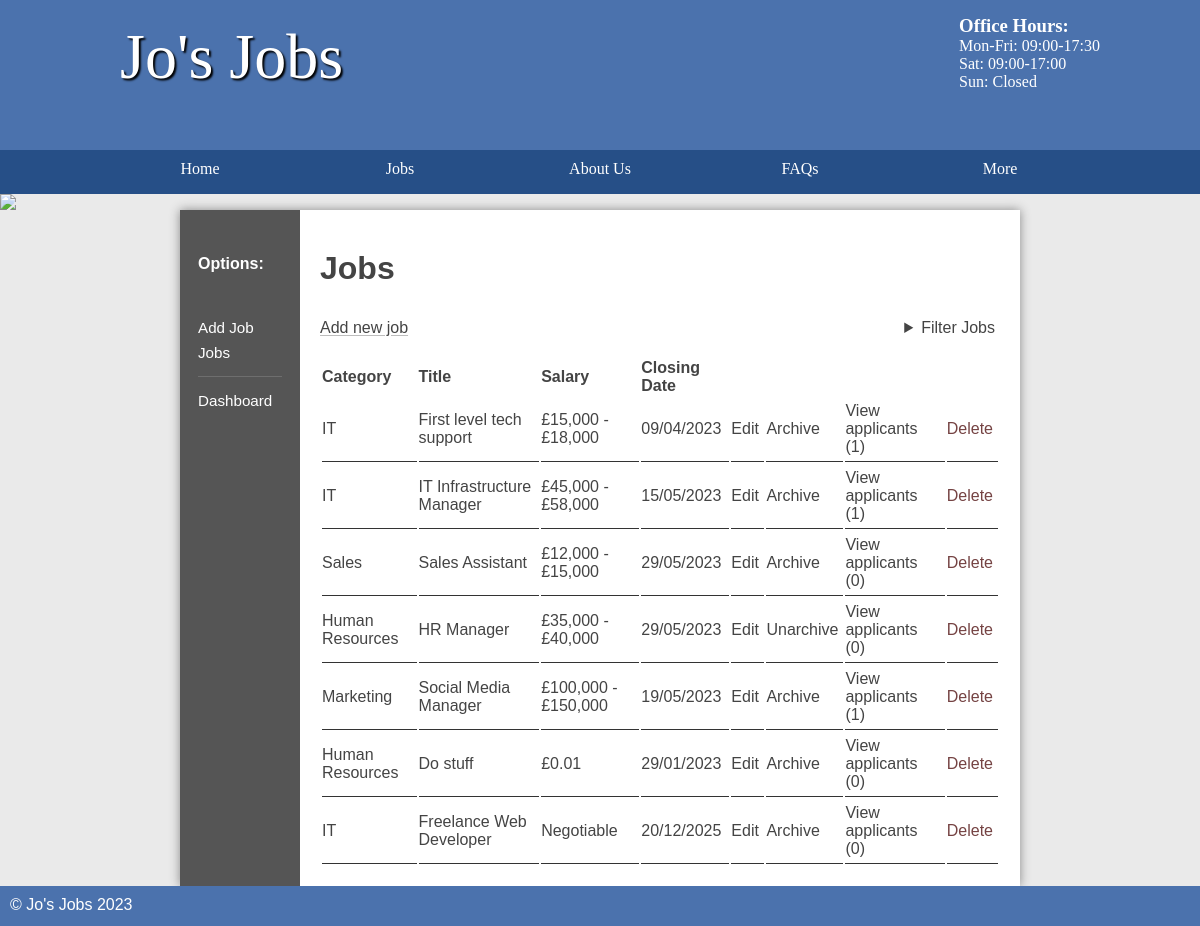
Before: /jobs/public/index.php (signed in) with the older database file.
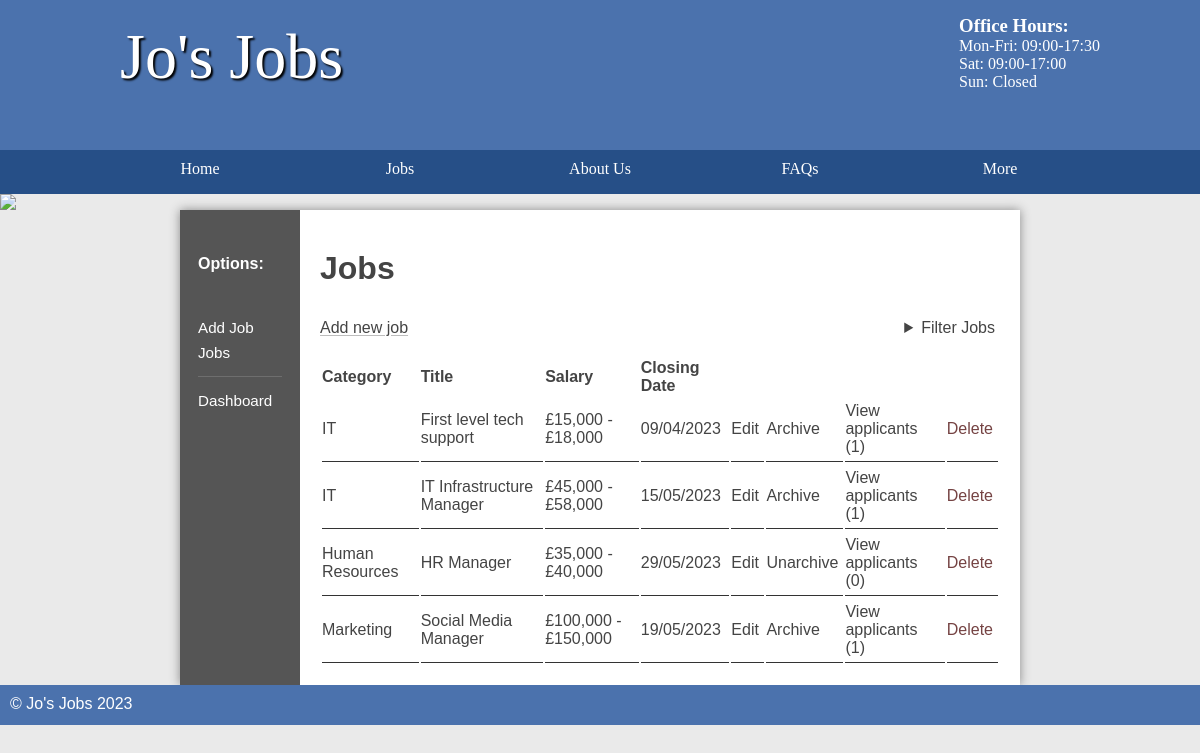
After: the same page with the newer database file.
### tables this page shows
CREATE TABLE `job` (
  `id` int(11) NOT NULL AUTO_INCREMENT,
  `title` varchar(45) DEFAULT NULL,
  `description` longblob DEFAULT NULL,
  `salary` varchar(45) DEFAULT NULL,
  `closingDate` date DEFAULT NULL,
  `categoryId` int(11) DEFAULT NULL,
  `location` varchar(255) DEFAULT NULL,
  `archived` tinyint(1) DEFAULT 0,
  `accountId` int(11) DEFAULT NULL,
  PRIMARY KEY (`id`)
);

CREATE TABLE `category` (
  `id` int(11) NOT NULL AUTO_INCREMENT,
  `name` varchar(45) DEFAULT NULL,
  PRIMARY KEY (`id`)
);

### jobs/classes/Page.php (called while the page is built, shortened)
<?php
class Page {
    public $db;
    public function __construct(Database $db, $testing = false) {
        $this->db = $db;
    }
    public function userInfo(): stdClass {
        $info = $this->db->account->select(['id' => $_SESSION['loggedIn']]);
        return $info;
    }
    public function param(string $name, $required = false) {
        $param = $_GET[$name] ?? $_POST[$name] ?? null;
        return $param;
    }
    public function createHead(string $title) {
        $this->renderTemplate('topsection', compact('title'));
    }
    public function renderTemplate(string $template, array $data = []) {
        extract($data);
        require "../templates/$template.html.php";
    }
    public function renderPage(string $page, string $title = null, array $data = []) {
        $this->createHead(ucwords(str_replace('/', ' ', $title ?? $page)));
        extract($data);
        require "../pages/$page.php";
    }
}

### jobs/controllers/Jobs.php (called while the page is built, shortened)
<?php
class Jobs extends Page {
    protected $subpage;
    protected $adminPage;
    public function __construct(Database $db, array $uriSegment, bool $testing = false) {
        $this->uriSegments = $uriSegment;
        $this->adminPage = $this->uriSegments[1] == 'admin';
        $this->subpage = $this->uriSegments[$this->adminPage ? 3 : 2] ?? '';
    }
    public function run() {
        $jobId = $this->param('id');
        $this->jobsPage($jobId);
    }
    public function jobsPage($jobId) {
        $location = $this->param('location');
        $categoryId = $this->param('categoryId');
        if ($this->adminPage) {
            $user = $this->userInfo();
            $binds = [];
            if ($categoryId)
                $binds = $user->isAdmin ? ['categoryId' => $categoryId] : ['categoryId' => $categoryId, 'AND', 'accountId' => $user->id];
            else
                $binds = $user->isAdmin ? [] : ['accountId' => $user->id];
            $jobs = $this->db->job->search(['location' => $location ? "%$location%" : "%"], $binds);
            return $this->renderPage('admin/jobs', 'Jobs', [
                'jobs' => $jobs,
                'jobId' => $jobId,
                'subpage' => $this->subpage
            ]);
        }
    }
    public function leftSection($jobId) {
        $this->renderTemplate('leftsection-staff-jobs', [
            'jobId' => $jobId,
            'subpage' => $this->subpage,
        ]);
    }
}

### jobs/controllers/Admin.php (called while the page is built, shortened)
<?php
class Admin extends Page {
    protected $uriSegments;
    protected $subpage;
    public function __construct(Database $db) {
        $this->uriSegments = explode('/', explode('?', $_SERVER['REQUEST_URI'])[0]);
        $this->subpage = $this->uriSegments[2] ?? '';
    }
    public function run() {
        $class = '\\Controllers\\' . ucfirst($this->subpage);
        if (class_exists($class))
            return (new $class($this->db, $this->uriSegments))->run();
    }
}

### jobs/classes/EntryPoint.php (called while the page is built, shortened)
<?php
class EntryPoint {
    public Database $db;
    public array $uriSegments;
    public function __construct(Database $db = null) {
        $this->db = $db ?? new Database('student', 'student', 'job');
        $this->uriSegments = explode('/', explode('?', $_SERVER['REQUEST_URI'])[0]);;
    }
    public function run() {
        $location = $this->uriSegments[1] ?? '';
        $controllerPath = '\\Controllers\\' . ucfirst($location);
        if (!class_exists($controllerPath))
            $controller = new \Controllers\Home($this->db);
        else
            $controller = new $controllerPath($this->db, $this->uriSegments);
        $controller->run();
        include '../templates/footer.html.php';
    }
}

### jobs/public/index.php (called while the page is built, shortened)
<?php
spl_autoload_register(function ($className) {
	$classPath = str_replace('\\', '/', '../' . lcfirst($className)) . '.php';
});
$entryPoint = new Classes\EntryPoint();
$entryPoint->run();

### jobs/classes/Database.php (called while the page is built, shortened)
<?php
class Database extends stdClass {
    public function __construct($user, $password, $dbname, $host = "mysql") {
        $this->pdo = new PDO("mysql:host=$host;dbname=$dbname", $user, $password);
    }
    public function __get($name) {
        return $this->$name;
    }
}

### jobs/classes/Table.php (called while the page is built, shortened)
<?php
class Table {
    private $pdo;
    private $table;
    public function __construct($pdoInstance, $table) {
        $this->pdo = $pdoInstance;
        $this->table = $table;
    }
    public function select($binds = [], $items = '*') {
        return $this->selector($binds, $items)->fetch();
    }
    public function search(array $binds, array $additionalBinds = []) {
        $query = "SELECT * FROM $this->table WHERE ";
        foreach ($binds as $key => $value)
            $query .= "$key LIKE :$key AND ";
        $query = substr($query, 0, -5);
        $query = $this->combine($additionalBinds, $query, 'AND');
        $statement = $this->bind($binds, $query, $additionalBinds);
        $statement->execute();
        return $statement->fetchAll();
    }
    private function combine($binds, $query, $keyword, $debugMode = false): string {
        if (is_string($binds))
            $query .= " $binds ";
        else if (!empty($binds)) {
            $query .= " $keyword ";
            foreach ($binds as $key => $value)
                $query .= is_int($key) ? " $value " : " $key = :$key ";
        }
        return $query;
    }
    private function bindAndExecute($binds, $query, $values = [], $keyword = 'WHERE', $debugMode = false) {
        $query = $this->combine($binds, $query, $keyword, $debugMode);
        $statement = $this->pdo->prepare($query);
        if (is_array($binds))
            foreach ($binds as $key => $value)
                if (!is_int($key))
                    $statement->bindValue($key, $value);
        $statement->execute();
        return $statement;
    }
    private function selector($binds, $items) {
        $query = "SELECT ";
        $query .= "$items FROM $this->table";
        $statement = $this->bindAndExecute($binds, $query);
        return $statement;
    }
    private function bind($binds, $query, $additionalBinds = []){
        $statement = $this->pdo->prepare($query);
        foreach ($binds as $key => $value)
            $statement->bindValue($key, $value);
        return $statement;
    }
}

### jobs/pages/admin/jobs.php (the view)
<main class="sidebar">
	<?php $this->leftSection($jobId, $subpage); ?>
	<section class="right">
		<h2>Jobs</h2>
		<div class="tablemenu">
			<a class="new" href="/admin/jobs/modify">Add new job</a>
			<?php $this->renderTemplate('jobfilter'); ?>
		</div>
		<table>
			<thead>
				<tr>
					<th>Category</th>
					<th>Title</th>
					<th>Salary</th>
					<th>Closing Date</th>
					<th style="width: 5%">&nbsp;</th>
					<th style="width: 5%">&nbsp;</th>
					<th style="width: 15%">&nbsp;</th>
					<th style="width: 5%">&nbsp;</th>
				</tr>
			</thead>
			<tbody>
				<?php
				foreach ($jobs as $job) {
					$applicantCount = $this->db->applicant->select(['jobId' => $job->id], 'count(*) as count');
					$category = $this->db->category->select(['id' => $job->categoryId]);
				?>
					<tr>
						<td><?= $category->name ?></td>
						<td><?= $job->title ?></td>
						<td><?= is_numeric(substr($job->salary, 0, 1)) ? '£' . $job->salary : $job->salary ?></td>
						<td><?= date('d/m/Y', strtotime($job->closingDate)) ?></td>
						<td><a href="/admin/jobs/modify?id=<?= $job->id ?>">Edit</a></td>
						<?php if ($job->archived) { ?>
							<td><a href="/admin/jobs/modify?id=<?= $job->id ?>&action=unarchive">Unarchive</a></td>
						<?php } else { ?>
							<td><a href="/admin/jobs/modify?id=<?= $job->id ?>&action=archive">Archive</a></td>
						<?php } ?>
						<td><a style="float: right" href="/admin/jobs/applicants?id=<?= $job->id ?>">View applicants (<?= $applicantCount->count ?>)</a></td>
						<td><a style="float: right" href="/admin/jobs/modify?id=<?= $job->id ?>&action=delete" class="link delete" data-confirm="Are you sure you want to delete this job?">Delete</a></td>
					</tr>
				<?php } ?>
			</tbody>
		</table>
	</section>
</main>

### jobs/templates/topsection.html.php (shortened to what this page needs)
<!DOCTYPE html>
<html>
<head>
    <link rel="stylesheet" href="/static/styles.css" />
</head>
<header>
    <section>
        <aside>
            <h3>Office Hours:</h3>
            <p>Mon-Fri: 09:00-17:30</p>
            <p>Sat: 09:00-17:00</p>
            <p>Sun: Closed</p>
        </aside>
        <h1>Jo's Jobs</h1>
    </section>
</header>
<nav>
    <ul>
        <li><a href="/">Home</a></li>
        <li>
            <a href="/jobs">Jobs</a>
            <div class="menudropdown">
                <section>
                    <h3>Category</h3>
                </section>
                <section>
                    <h3>Location</h3>
                </section>
            </div>
        </li>
        <li><a href="/about">About Us</a></li>
        <li><a href="/faqs">FAQs</a></li>
        <li>
            <a>More</a>
        </li>
    </ul>
</nav>
<img src="/images/randombanner.php" />

### jobs/templates/leftsection-staff-jobs.html.php (shortened to what this page needs)
<section class="left">
    <h3>Options:</h3>
    <ul>
        <li><a href="/admin/jobs/modify" class="<?= $subpage == 'modify' && !$jobId ? 'current' : '' ?>">Add Job</a></li>
        <li><a href="/admin/jobs" class="<?= !$subpage ? 'current' : '' ?>">Jobs</a></li>
        <hr>
        <li><a href="/admin">Dashboard</a></li>
    </ul>
</section>

### jobs/templates/jobfilter.html.php (shortened to what this page needs)
<details class="filter">
    <summary>Filter Jobs</summary>
</details>

### jobs/templates/footer.html.php
<footer>
    &copy; Jo's Jobs <?= date('Y'); ?>
</footer>

### jobs/public/static/styles.css (style rules this page uses)
* { margin: 0; padding: 0; box-sizing: border-box; }
html { font-family: 'Oxygen-Regular', verdana, sans-serif; }
header { background-color: #4b72ad; color: white; height: 200px; height: 150px; }
header p { margin-bottom: auto; }
header aside { float: right; margin-top: 15px; }
header section { width: 1000px; display: block; margin: auto; }
header h1 { float: left; margin-left: 20px; }
nav { width: 100%; background-color: #264f87; overflow: auto; }
body>img { width: 100%; display: block; }
nav ul { width: 1000px; margin: auto; display: flex; list-style-type: none; }
nav ul li { width: 25%; float: left; overflow: auto; text-align: center; }
nav li { color: white; padding-top: 10px; display: block; }
nav li a { color: white; text-decoration: none }
a:not([href]) { cursor: default; }
main :is(section.left h3, ul) { margin-left: 3em; margin-left: 10%; margin: 0; }
main :is(section.left h3, section.left:not(.categories) ul > li > a, section.left.categories ul > li) { padding-left: 15%; padding-top: 4px; padding-bottom: 4px; }
main section.left h3 { font-size: inherit; margin-top: 1em; margin-bottom: 2em; }
main section.left ul>li { margin-bottom: .5em; }
main a { color: #333; }
nav { font-family: 'Oxygen-Regular'; }
header section { display: block; font-family: 'Oxygen-Regular', cursive; }
header h1 { font-weight: normal; }
h1 { font-size: 4em; color: white; text-align: center; padding-top: 20px; text-shadow: 2px 2px 2px #000; }
main { min-height: 50vh; background-color: #fff; width: 70vw; display: table; margin: auto; box-shadow: 0px 0px 10px #888; color: #444; }
footer { min-height: 5vh; color: white; }
main h2 { font-size: 2em; margin-top: 20px; }
p, li, h2 { margin-bottom: 1em; }
footer { background-color: #4b72ad; padding: 10px; color: white; }
.left ul { list-style-type: none }
section a { color: #444; }
table { width: 100%; margin-top: 20px; }
td { padding: 5px; border-bottom: 1px solid #333; }
.stock, .sidebar { display: table; }
.stock>ul, .sidebar .left { width: 10vw; list-style-type: none; display: table-cell; background-color: #555; margin: 0; }
.sidebar .left ul>li { font-size: 95%; }
.stock .products, .sidebar .right { display: table-cell; padding: 20px; }
.stock>ul a, .sidebar .left :is(h3, a) { text-decoration: none; }
.stock>ul a, .sidebar .left :is(h3, a:not(.current)) { color: white; }
.sidebar .left h3 { position: relative; transform: translateY(-10px); }
.right { padding: 20px; }
thead th { text-align: left; }
table td { padding-left: 0; }
.link.delete { color: #573232; color: #754343; }
.link { all: unset; cursor: pointer; }
:is(section a, .link) { text-decoration: underline #44444447; text-decoration: underline #44444459; text-underline-offset: 2px; transition: text-decoration-color, color 0.2s; }
table td :is(a, .link) { text-decoration: none; }
.tablemenu, .tablemenu>details { display: flex; justify-content: space-between; }
.tablemenu>details>summary { margin-right: 5px; }
.menudropdown, li>details>summary+div { max-height: 400px; position: absolute; overflow: hidden; background-color: #264f87; transition: max-height .5s; display: flex; padding: 0 3em 1em 3em; gap: 30px; }
.menudropdown h3 { float: none; text-align: left; width: auto; padding-bottom: 5px; font-size: 80%; opacity: .4; padding-top: 15px; padding-bottom: 1em; }
.menudropdown>section>h3 { margin: 10px 0; }
details>summary { cursor: pointer; }
.left ul hr { border: none; margin: 15px 15% 15px 15%; background: #fff; height: 1px; opacity: .15; }

Changed rows visible on the page:
removed job: categoryId.name "Sales", title "Sales Assistant", salary "£12,000 - £15,000", closingDate "29/05/2023", count "0"
removed job: categoryId.name "Human Resources", title "Do stuff", salary "£0.01", closingDate "29/01/2023", count "0"
removed job: categoryId.name "IT", title "Freelance Web Developer", salary "Negotiable", closingDate "20/12/2025", count "0"
